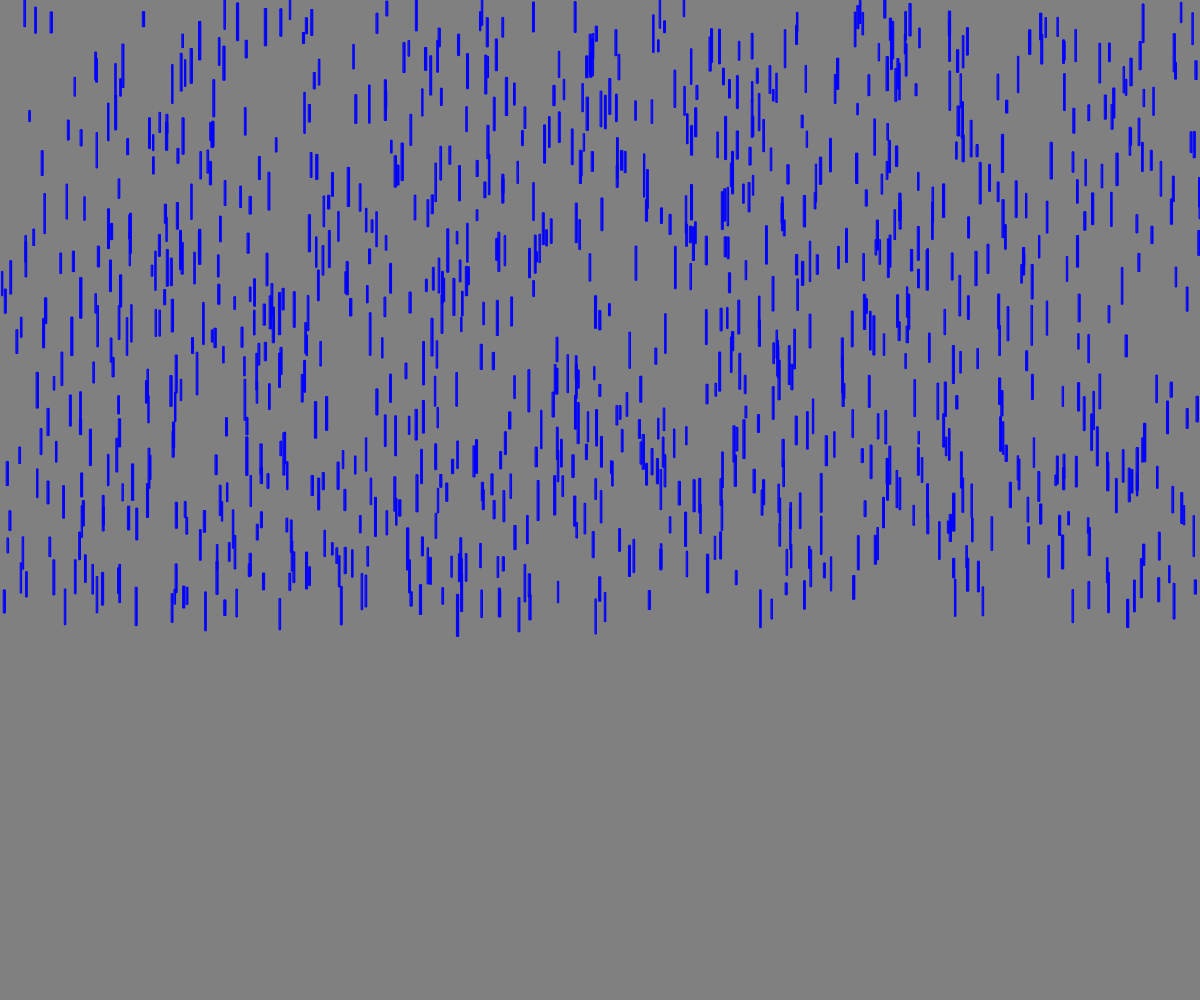
Frame 1 (no input)
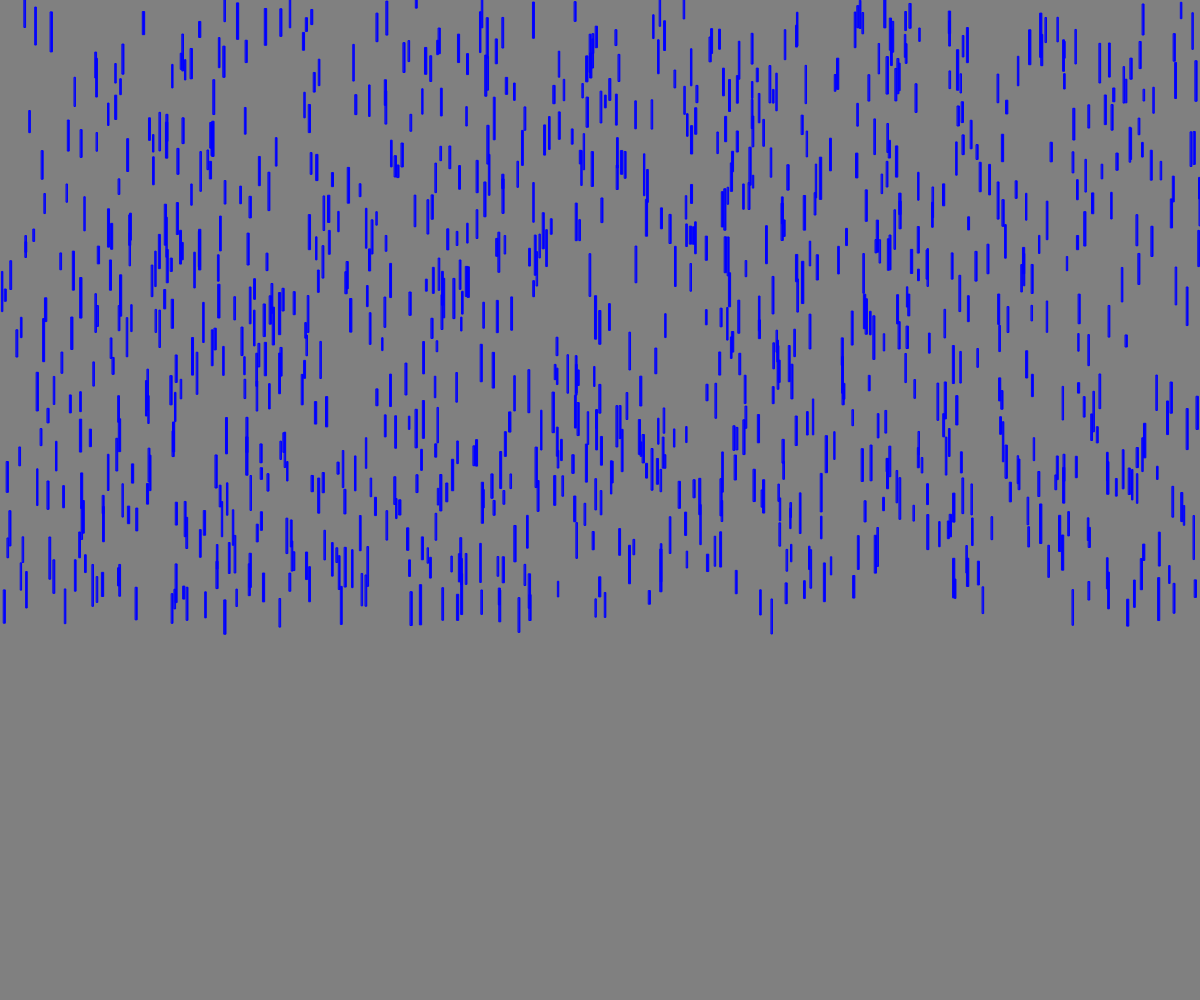
Frame 60 (no input)
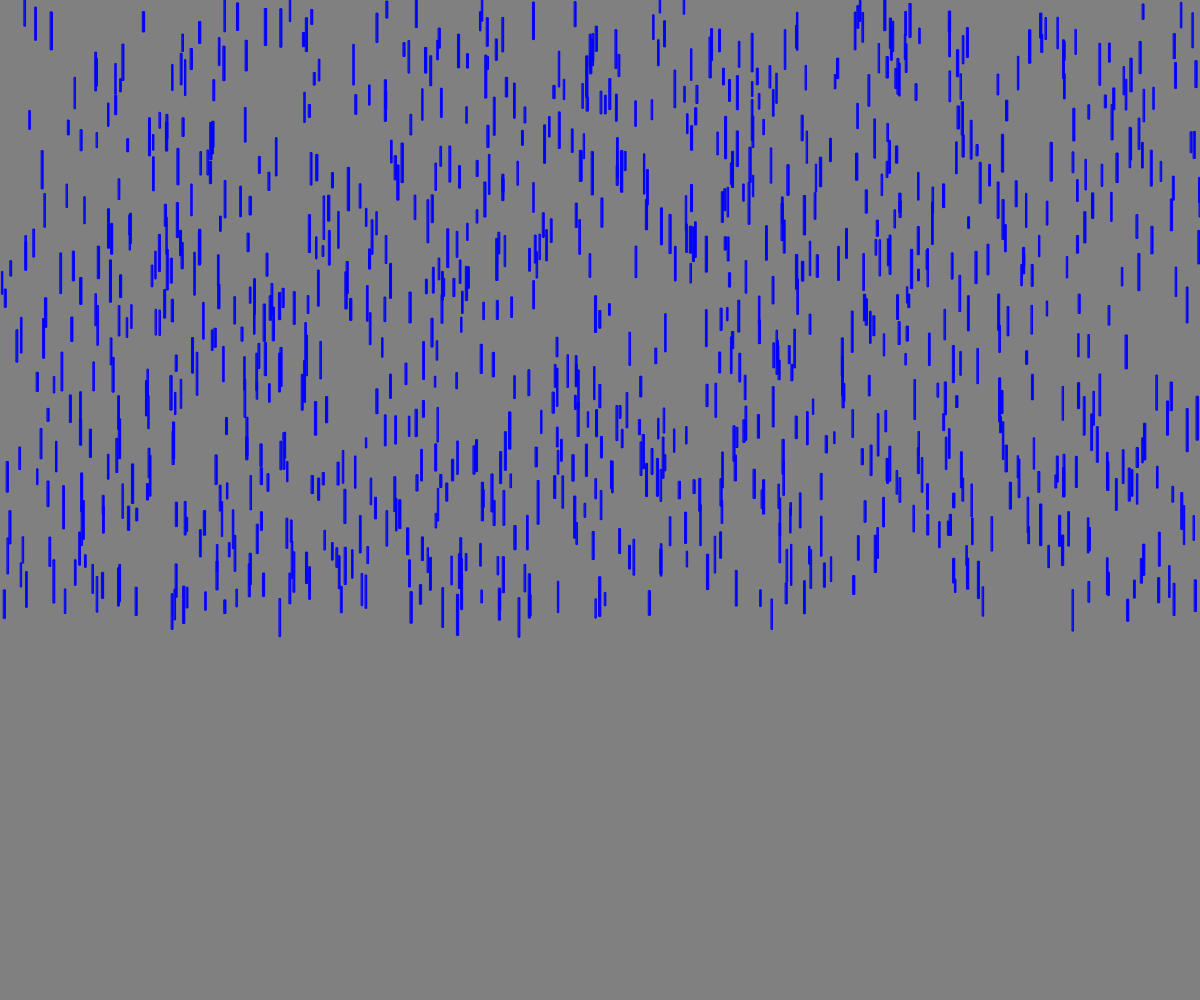
Frame 120 (the mouse pressed at the canvas centre since frame 60)

The p5.js sketch that drew these frames (run headless with seeded random() and noise() and a simulated clock; from frame 60 on, the mouse is pressed at the canvas centre):

// p5.js sketch
// ── sketch.js
var raindrops = [];

function setup() {
  createCanvas(window.innerWidth,window.innerHeight);

  raindrops1 = new Raindrops();
 for(var i = 0 ; i<1000;i++){
   raindrops.push(new Raindrops())

 }
}

function draw() {
  background("grey"); 
  raindrops1.draw();
  for(var i = 0; i<1000;i++){
    raindrops[i].draw();
    raindrops[i].velocityY++
  }
}
// ── raindrop.js
class Raindrops{
    constructor(x,y){
   
    this.width = random(1,2);
    this.height = random(0,10);
    this.x = random(0,window.innerWidth);
    this.y = random(-10,600);
    this.velocityY  = random(2,5);
  }

 draw(){
 stroke("blue");
 fill("blue");
 var size = random(10,35);
 rect(this.x,this.y,this.width,this.height+size)
  } 
}
